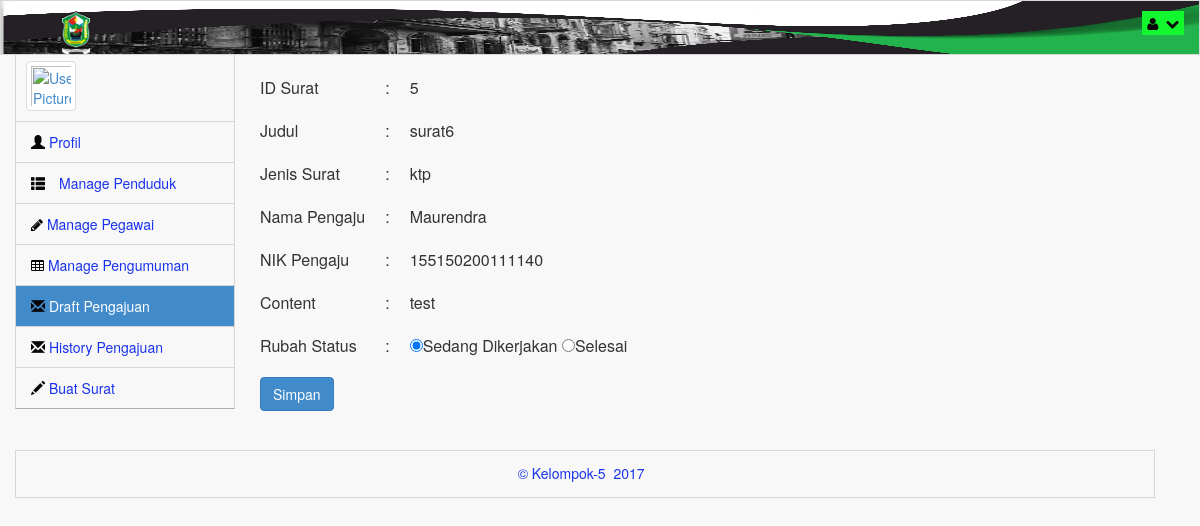
The page /index.php/c_admin/showEditDraft/5 on the database its author committed.
### tables this page shows
CREATE TABLE `query_surat` (
  `ID` int(40) NOT NULL,
  `Nama` varchar(50) NOT NULL,
  `Jenis` varchar(10) NOT NULL,
  `Content` varchar(999) NOT NULL,
  `ID_Pengaju` varchar(30) NOT NULL,
  `Status_ACC` int(2) NOT NULL
);

CREATE TABLE `data_penduduk` (
  `NIK` varchar(30) NOT NULL,
  `Nama` varchar(50) NOT NULL,
  `TTL` varchar(100) NOT NULL,
  `Jenis_Kelamin` varchar(20) NOT NULL,
  `Alamat` varchar(50) NOT NULL,
  `Agama` varchar(10) NOT NULL,
  `Status` varchar(20) NOT NULL,
  `Pekerjaan` varchar(40) NOT NULL,
  `Status_User` int(5) NOT NULL,
  `foto_profil` varchar(40) NOT NULL
);

### application/controllers/c_admin.php (called while the page is built, shortened)
<?php
class c_admin extends CI_Controller
{
	function __construct(){
		$this->load->library('session');
		$this->load->model('m_user');
		$this->load->model('m_penduduk');
		$this->load->model('m_surat');
		$this->load->model('m_pegawai');
		$this->load->model('m_pengumuman');
		$this->load->model('m_admin');
	}
	public function showEditDraft($ID){
		$data['dataDraftSurat'] = $this->m_surat->getDataQuerySurat($ID)->row();
		$data['dataAdmin'] = $this->m_admin->getDataAdmin($this->session->userdata('id'))->row();
		$data['dataPenduduk'] = $this->m_penduduk->getPenduduk($data['dataDraftSurat']->ID_Pengaju)->row();
		$data['jenisKlik'] = "draft";
		$this->load->view('views_Admin/Tampilan_editDraftSurat', $data);
	}
}
?>

### index.php (called while the page is built, shortened)
<?php
require_once BASEPATH.'core/CodeIgniter.php';

### application/models/m_surat.php (called while the page is built, shortened)
<?php
class m_surat extends CI_Model
{
	function getDataQuerySurat($ID){
		$this->db->where('ID',$ID);
		$this->db->select('*');
		$this->db->from('query_surat');
		return $this->db->get();
	}
}
?>

### application/models/m_admin.php (called while the page is built, shortened)
<?php
class m_admin extends CI_Model{
	function getDataAdmin($ID){
		$this->db->where('ID',$ID);
		$this->db->select('*');
		$this->db->from('admin');
		return $this->db->get();
	}
}
?>

### application/models/m_penduduk.php (called while the page is built, shortened)
<?php
class m_penduduk extends CI_Model{
	function getPenduduk($NIK){
		$this->db->where('NIK',$NIK);
		$this->db->select('*');
		$this->db->from('data_penduduk');
		return $this->db->get();
	}
}
?>

### application/views/views_Admin/Tampilan_editDraftSurat.php (the view, shortened to what this page needs)
<head>
	<?php include "head_Admin.php"; ?>
</head>
<body class="padTop53 " >
	<?php include "headerNav_Admin.php"; ?>
	<div id="content" style="width: 80%;">
		<div class="panel-body">
			<div class="login-form">
				<form action="<?php echo site_url('c_admin/editStatus/'.$dataDraftSurat->ID);?>" method="post">
					<table cellpadding="10px;">
						<tr>
							<td>ID Surat</td>
							<td> : </td>
							<td>
								<?php echo $dataDraftSurat->ID; ?>
							</td>
						</tr>
						<tr>
							<td>Judul</td>
							<td> : </td>
							<td>
								<?php echo $dataDraftSurat->Nama; ?>
							</td>
						</tr>
						<tr>
							<td>Jenis Surat</td>
							<td> : </td>
							<td>
								<?php echo $dataDraftSurat->Jenis; ?>
							</td>
						</tr>
						<tr>
							<td>Nama Pengaju</td>
							<td> : </td>
							<td>
								<?php echo $dataPenduduk->Nama; ?>
							</td>
						</tr>
						<tr>
							<td>NIK Pengaju</td>
							<td> : </td>
							<td>
								<?php echo $dataPenduduk->NIK; ?>
							</td>
						</tr>
						<tr>
							<td>Content</td>
							<td> : </td>
							<td>
								<?php echo $dataDraftSurat->Content; ?>
							</td>
						</tr>
						<tr>
							<td>Rubah Status</td>
							<td> : </td>
							<td>
							<input type="radio" name="status" value="1" <?php if ($dataDraftSurat->Status_ACC == 1) {
									echo "checked";
								} ?>/>Sedang Dikerjakan
								<input type="radio" name="status" value="2" <?php if ($dataDraftSurat->Status_ACC == 2) {
									echo "checked";
								} ?>/>Selesai<br/>
							</td>
						</tr>
						<tr>
							<td><button class="btn btn-primary contact-btn" name="Aksi" >Simpan</button></td>
						</tr>
					</table>
				</form>
			</div>
		</div>
	</div>
	<?php include "footer_Admin.php"; ?>
</body>

### asset/css_admin/css/main.css (style rules this page uses)
@media (min-width: 768px) { html, body { height: 100%; } }
body.padTop53 { padding-top: 75px; overflow: visible; }
@media (min-width: 802px) { body.padTop53 { padding-top: 51px; } }
@media (min-width: 768px) { #content { margin-left: 100px; } }
@media (min-width: 992px) { #content { margin-left: 220px; } }
#content { -webkit-transition: margin 0.4s; transition: margin 0.4s; }

### asset/css_admin/css/MoneAdmin.css (style rules this page uses)
body { background-color: #f8f8f8; }

### rows shown on the page
query_surat: ID "5", Nama "surat6", Jenis "ktp", Content "test", Status_ACC "☑"
data_penduduk: Nama "Maurendra", NIK "155150200111140"
